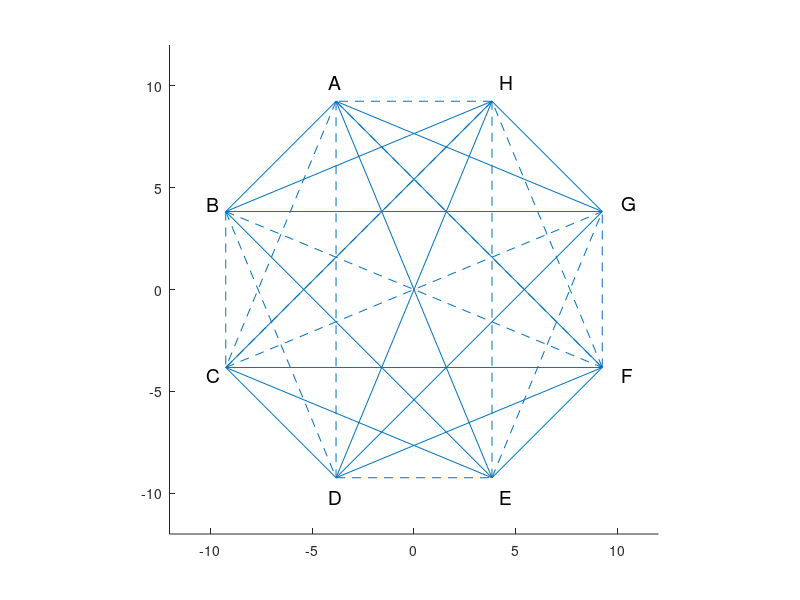

This figure's MATLAB source:
clf;
hold on;
a=[112.5:45:900]/180*pi;
x=10*cos(a);
y=10*sin(a);
for i=1:2:7
    line([x(i),x(i+1)],[y(i),y(i+1)]);
    line([x(i+1),x(i+2)],[y(i+1),y(i+2)],'LineStyle','--');
    
end
for i=1:4:5
    line([x(i),x(i+2)],[y(i),y(i+2)],'LineStyle','--');
    line([x(i+1),x(i+3)],[y(i+1),y(i+3)],'LineStyle','--');
    line([x(i+2),x(i+4)],[y(i+2),y(i+4)]);
    line([x(i+3),x(i+5)],[y(i+3),y(i+5)]);
end

line([x(1),x(4)],[y(1),y(4)],'LineStyle','--');
line([x(5),x(8)],[y(5),y(8)],'LineStyle','--');
line([x(2),x(7)],[y(2),y(7)]);
line([x(3),x(6)],[y(3),y(6)]);
line([x(1),x(6)],[y(1),y(6)],'LineStyle','--');
line([x(3),x(8)],[y(3),y(8)],'LineStyle','--');
line([x(2),x(5)],[y(2),y(5)]);
line([x(4),x(7)],[y(4),y(7)]);

line([x(2),x(6)],[y(2),y(6)],'LineStyle','--');
line([x(3),x(7)],[y(3),y(7)],'LineStyle','--');
line([x(1),x(5)],[y(1),y(5)]);
line([x(4),x(8)],[y(4),y(8)]);

line([x(1),x(6)],[y(1),y(6)]);
line([x(3),x(8)],[y(3),y(8)]);


str='ABCDEFGH';
x=11*cos(a);
y=11*sin(a);
for i=1:8
    text(x(i),y(i),str(i),'FontSize',14);
end
axis equal;
axis([-12 12 -12 12]);
hold off;